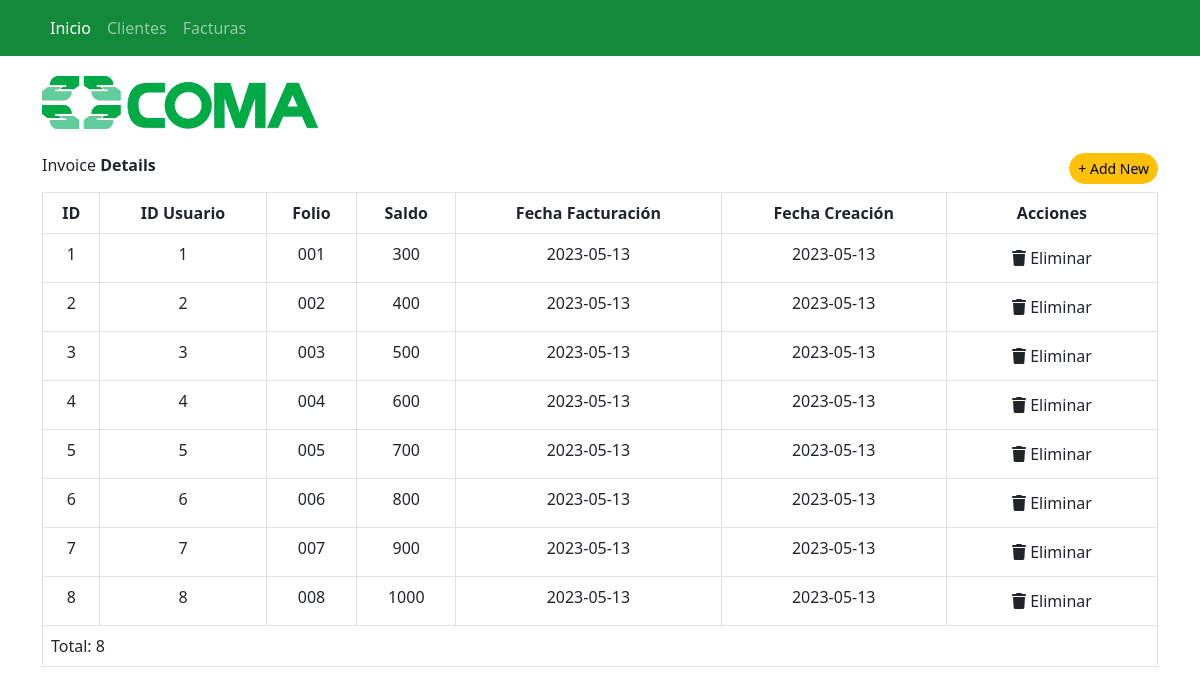
The page /dashboard/factura/index.php on the database its author committed.
### tables this page shows
CREATE TABLE `factura` (
  `id` decimal(18,0) NOT NULL,
  `id_usuario` decimal(18,0) NOT NULL,
  `folio` varchar(4) NOT NULL,
  `saldo` int(4) NOT NULL,
  `fecha_facturacion` date NOT NULL,
  `fecha_creacion` date NOT NULL
);

### dashboard/factura/index.php (the view, shortened to what this page needs)
<?php
    include ("../../inc/conexion.php");
?>
<!DOCTYPE html>
<html lang="en">
  <head>
    <?php
        include ("../../inc/base/head.php");
    ?>
  </head>
  <body>
    <?php
    include ("../../inc/base/header.php");
    ?>
    <section class="container" style="padding-top:60px;">
      <div class="row">
        <div class="col-12 mt-3">
          <figure>
            <img src="../../imagenes/coma-logo-4008.png" alt="" />
          </figure>
        </div>
        <div class="col-12 pt-2 pb-2">
          <span class="pull-start">Invoice <b>Details</b></span>
          <a class="btn btn-sm btn-warning rounded-pill float-end" href="./add/">+ Add New</a>
        </div>
        <div class="col-12">
            <?php
            try{
              $query = "";
                $query .= "SELECT id as ID, ";
                $query .= " id_usuario as User, ";
                $query .= " folio as Folio, ";
                $query .= " saldo as Balance, ";
                $query .= " fecha_facturacion as Billing, ";
                $query .= " factura.fecha_creacion as Creation ";
                $query .= "FROM factura ";
                $result = mysqli_query($conn, $query);
            }catch(Exception $e){
              echo 'Error: '.$e->getMessage();
            }
                $iTotal = 0;
            ?>
            <div class="table-responsive">
              <table class="table table-bordered">
                <thead class="text-center">
                  <th>ID</th>
                  <th>ID Usuario</th>
                  <th>Folio</th>
                  <th>Saldo</th>
                  <th>Fecha Facturación</th>
                  <th>Fecha Creación</th>
                  <th>Acciones</th>
                </thead>
                <tbody>
                  <?php
                    while($row = mysqli_fetch_array($result)){
                      $iTotal++;
                      ?>
                        <tr id="User<?php echo $row['ID'] ?>" class="text-center">
                          <td><?php echo $row['ID'] ?></td>
                          <td><?php echo $row['User'] ?></td>
                          <td><?php echo $row['Folio'] ?></td>
                          <td><?php echo $row['Balance'] ?></td>
                          <td><?php echo $row['Billing'] ?></td>
                          <td><?php echo $row['Creation'] ?></td>
                          <td class="text-center">
                              <a class="dropdown-item" href="javascript:EliminarFactura('<?php echo $row['ID']?>')"><i class="fa-solid fa-trash"></i> Eliminar</a>
                          </td>
                        </tr>
                      <?php
                    }
                  ?>
                </tbody>
                <tfoot>
                    <tr>
                      <td colspan="10">Total: <?php echo $iTotal ?></td>
                    </tr>
                </tfoot>
              </table>
            </div>
        </div>
      </div>
    </section>
  </body>
</html>

### css/site.css (style rules this page uses)
:root { font-family: "Roboto", sans-serif; --delgada: 300; --mediana: 500; --gruesa: 700; --azul: #138a3a; --naranja: #cc9e2f; --gris-intenso: #e3e3e3; --gris-suave: #efefef; }
* { box-sizing: border-box; margin: 0; padding: 0; }
body { font-family: "Roboto", sans-serif; font-size: 16px; line-height: 24px; color: #333; }

### rows shown on the page
factura: id "1", id_usuario "1", folio "001", saldo "300", fecha_facturacion "2023-05-13", fecha_creacion "2023-05-13"
factura: id "2", id_usuario "2", folio "002", saldo "400", fecha_facturacion "2023-05-13", fecha_creacion "2023-05-13"
factura: id "3", id_usuario "3", folio "003", saldo "500", fecha_facturacion "2023-05-13", fecha_creacion "2023-05-13"
factura: id "4", id_usuario "4", folio "004", saldo "600", fecha_facturacion "2023-05-13", fecha_creacion "2023-05-13"
factura: id "5", id_usuario "5", folio "005", saldo "700", fecha_facturacion "2023-05-13", fecha_creacion "2023-05-13"
factura: id "6", id_usuario "6", folio "006", saldo "800", fecha_facturacion "2023-05-13", fecha_creacion "2023-05-13"
factura: id "7", id_usuario "7", folio "007", saldo "900", fecha_facturacion "2023-05-13", fecha_creacion "2023-05-13"
factura: id "8", id_usuario "8", folio "008", saldo "1000", fecha_facturacion "2023-05-13", fecha_creacion "2023-05-13"

### other values the page prints
$iTotal "8"
